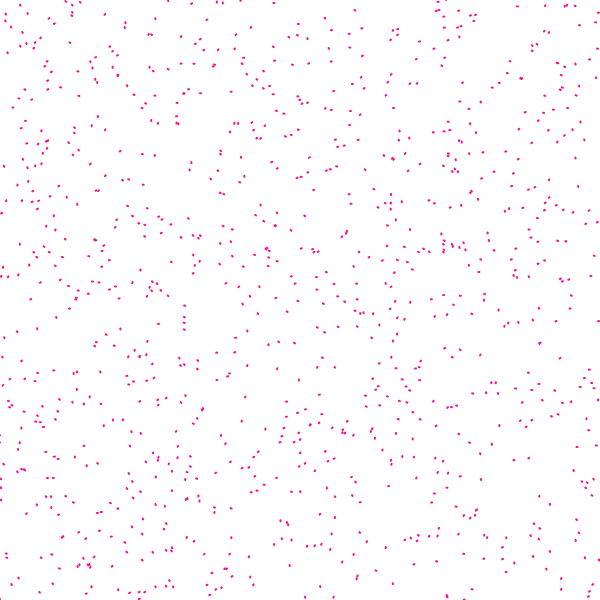
Frame 1 (no input)
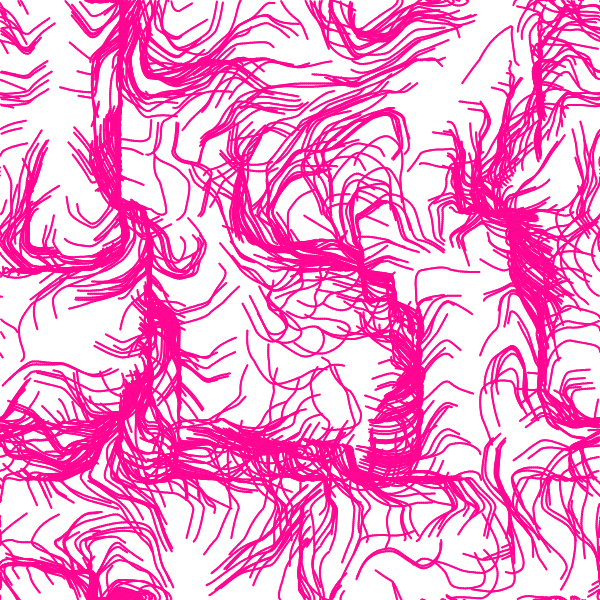
Frame 60 (no input)
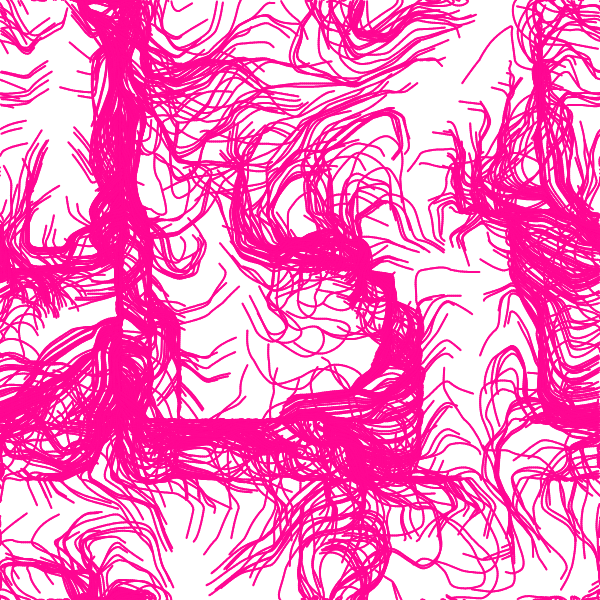
Frame 120 (the mouse pressed at the canvas centre since frame 60)

The p5.js sketch that drew these frames (run headless with seeded random() and noise() and a simulated clock; from frame 60 on, the mouse is pressed at the canvas centre):

// p5.js sketch
// ── sketch.js
function preload(){
  // preload assets
}

var inc = 0.1;
var scl = 30;
var cols , rows;
var canvasWidth = 600;
var canvasHeight = 600;
var flowfield ;

var zoff = 0;


var particles = [ ];

function Particle () {
  this.pos = createVector ( random( canvasWidth ) , random( canvasHeight) );
  this.vel = createVector ( 0 , 0 );
  this.acc = createVector ( 0 , 0 );
  this.maxspeed = 2;

  this.prevPos = this.pos.copy();

  this.update = function () {
    this.vel.add ( this.acc );
    this.vel.limit( this.maxspeed )
    this.pos.add ( this.vel );
    this.acc.mult ( 0 );
  }

  this.follow = function ( vectors ) {
    var x = floor ( this.pos.x / scl );
    var y = floor ( this.pos.y / scl );
    var index = x + y * cols;
    var force = vectors [ index ];
    this.applyForce ( force );
  }

  this.applyForce = function ( force ) {
    this.acc.add ( force );
  }


  this.updatePrev = function() {
    this.prevPos.x = this.pos.x;
    this.prevPos.y = this.pos.y;
  }

  this.edges = function ( ){
    if ( this.pos.x > canvasWidth ) {
      this.pos.x = 0;
      this.updatePrev();
    }
    if ( this.pos.x < 0 ) {
      this.pos.x = canvasWidth;
      this.updatePrev();
    }
    if ( this.pos.y > canvasHeight ) {
      this.pos.y = 0;
      this.updatePrev();
    }
    if ( this.pos.y < 0 ) {
      this.pos.y = canvasHeight;
      this.updatePrev();
    }
  }

  this.show = function () {

    for( a = 0 ; a <= 8 ; a ++) {
      stroke ( 255 , 0 + a , 147 , 247 + a , 10);
    }
    //stroke ( 255 , 0 + a , 147 , 247 + a );
    strokeWeight( 2 );
    line( this.pos.x , this.pos.y , this.prevPos.x , this.prevPos.y );
    this.updatePrev();
  }

}


function setup() {

  var cnv = createCanvas ( canvasWidth , canvasHeight );
  var cnvx = ( windowWidth - canvasWidth ) / 2
  var cnvy = ( windowHeight - canvasHeight ) / 2;
  cnv.position ( cnvx , cnvy );
  

  cols = floor ( width / scl );
  rows = floor ( height / scl );

  particles [ 0 ] = new Particle ( );

  for ( var i = 0 ; i < 1000 ; i ++ ) {
    particles [ i ] = new Particle ( );
  }

  flowfield = new Array ( cols * rows );

  background(255)
 
}

function draw() {

  var yoff = 0;
  for ( var y = 0 ; y < rows ; y ++ ) {
    var xoff = 0;
    for ( var x = 0 ; x < cols ; x ++) {
      var index = x + y * cols ;
      var angle = noise ( xoff , yoff , zoff ) * TWO_PI * 4;
      var v = p5.Vector.fromAngle ( angle );
      v.setMag ( 1 );
      flowfield [ index ] = v;
      xoff += inc;
      stroke ( 220, 220, 220 );
      //strokeWeight ( 1 );
      //push ( );
      //translate ( x * scl , y * scl );
      //rotate ( v.heading ( ) );
      //line ( 0 , 0 , scl , 0 );
      //pop ( );
    
    }
    yoff += inc;

    zoff += 0.0003;
  }

  for ( var i = 0 ; i < particles.length ; i ++ ) {
    particles[ i ].follow ( flowfield );
    particles[ i ].update ( );
    particles[ i ].edges ( );
    particles[ i ].show ( );
  }

  
}
